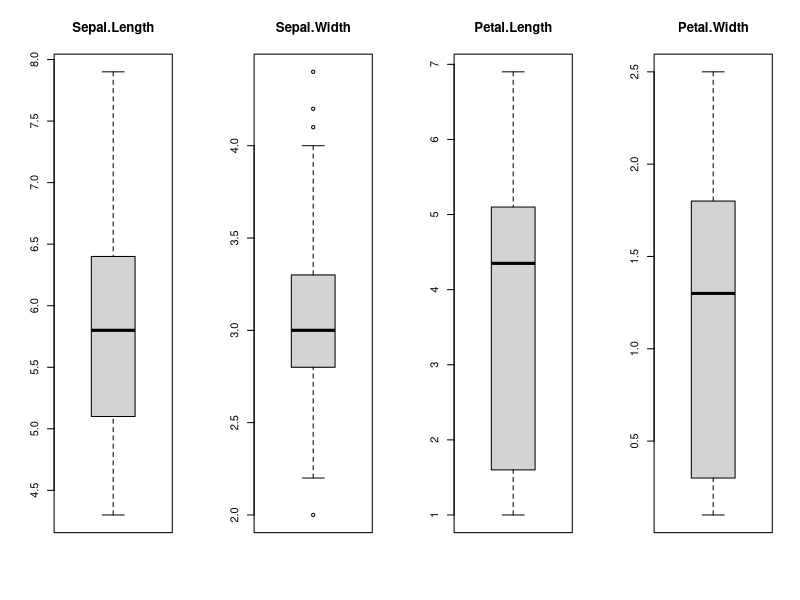
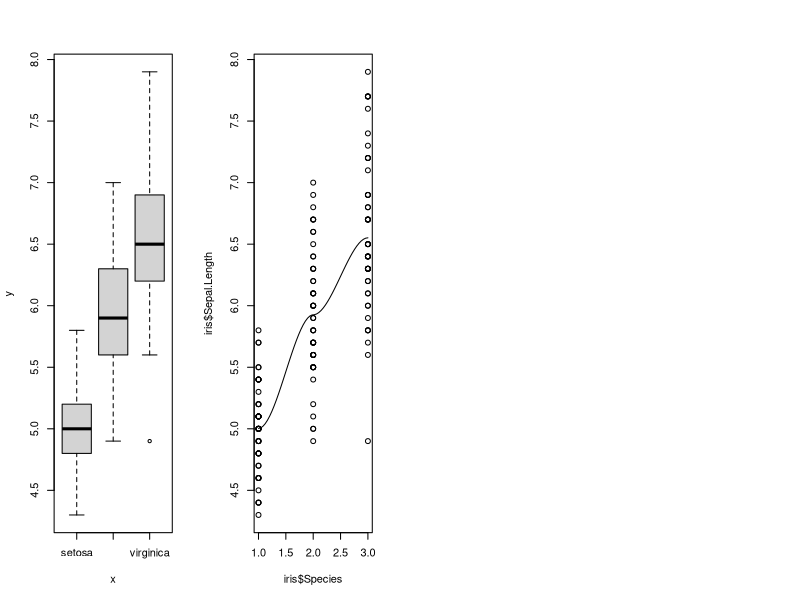

Source code (R) for these figures, in order:
data("iris")
iris
dataset=iris
View(dataset)
colnames(dataset)
library(caTools)
set.seed(1234)
split=sample.split(dataset$Species,SplitRatio =0.8)
trainingdata=subset(dataset,split=TRUE)
testdata=subset(dataset,split=FALSE)
dim(trainingdata)
str(trainingdata)
summary(trainingdata)
levels(trainingdata$Species)
#BOXPLOT 
par(mfrow=c(1,4))
for(i in 1:4){
  boxplot(trainingdata[,i],main=names(trainingdata)[i])
}
classifier=glm(iris$Species~.,family=binomial,data = trainingdata)
classifier
summary(classifier)
attach(iris)
classifier=glm(Species~Sepal.Length+Sepal.Width+Petal.Length,family=binomial,data=trainingdata)
summary(classifier)
classifier=glm(Species~Sepal.Length+Sepal.Width,family=binomial,data=trainingdata)
summary(classifier)
classifier=glm(Species~Sepal.Length,family=binomial,data=trainingdata)
summary(classifier)
plot(iris$Species,iris$Sepal.Length,data=iris)
scatter.smooth(iris$Species,iris$Sepal.Length)
